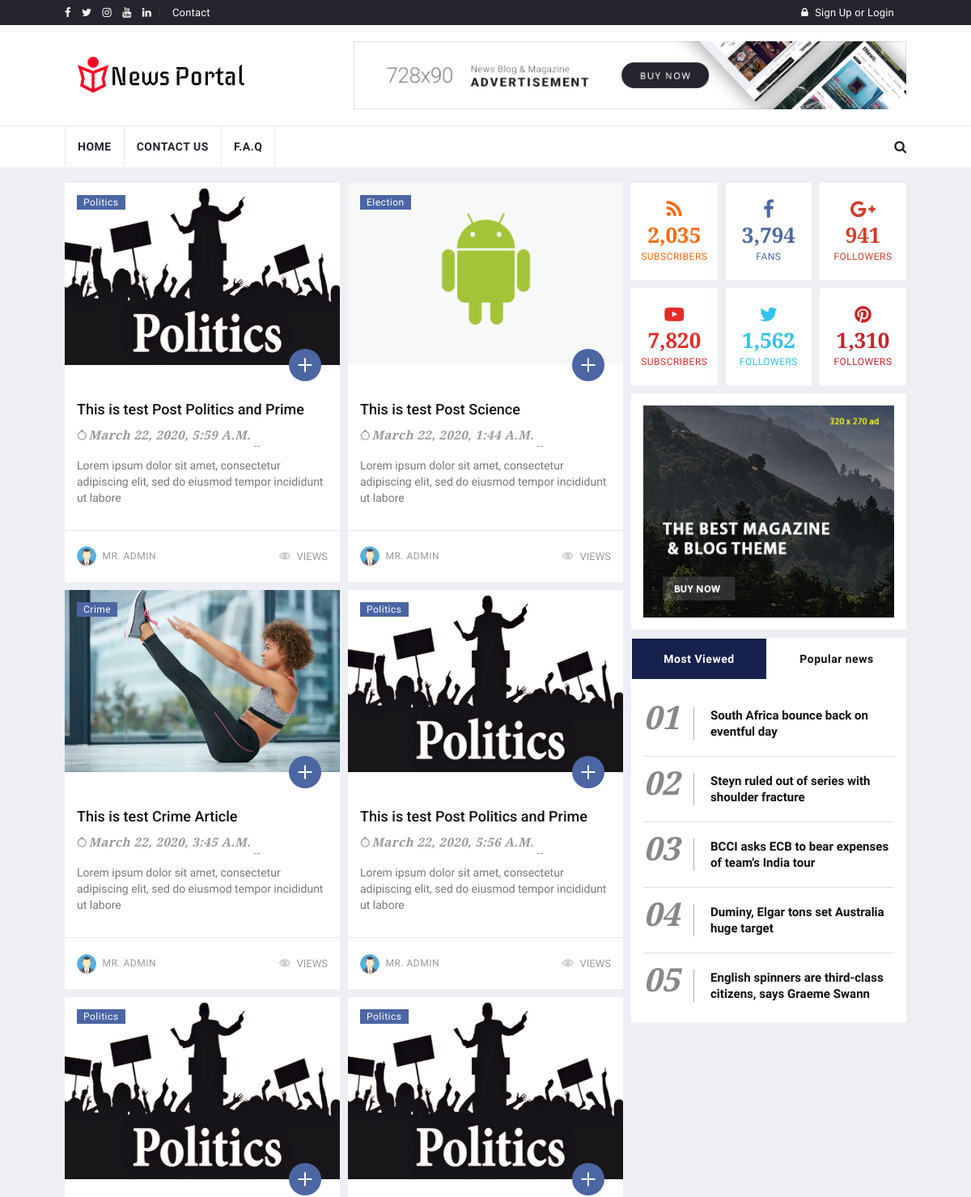
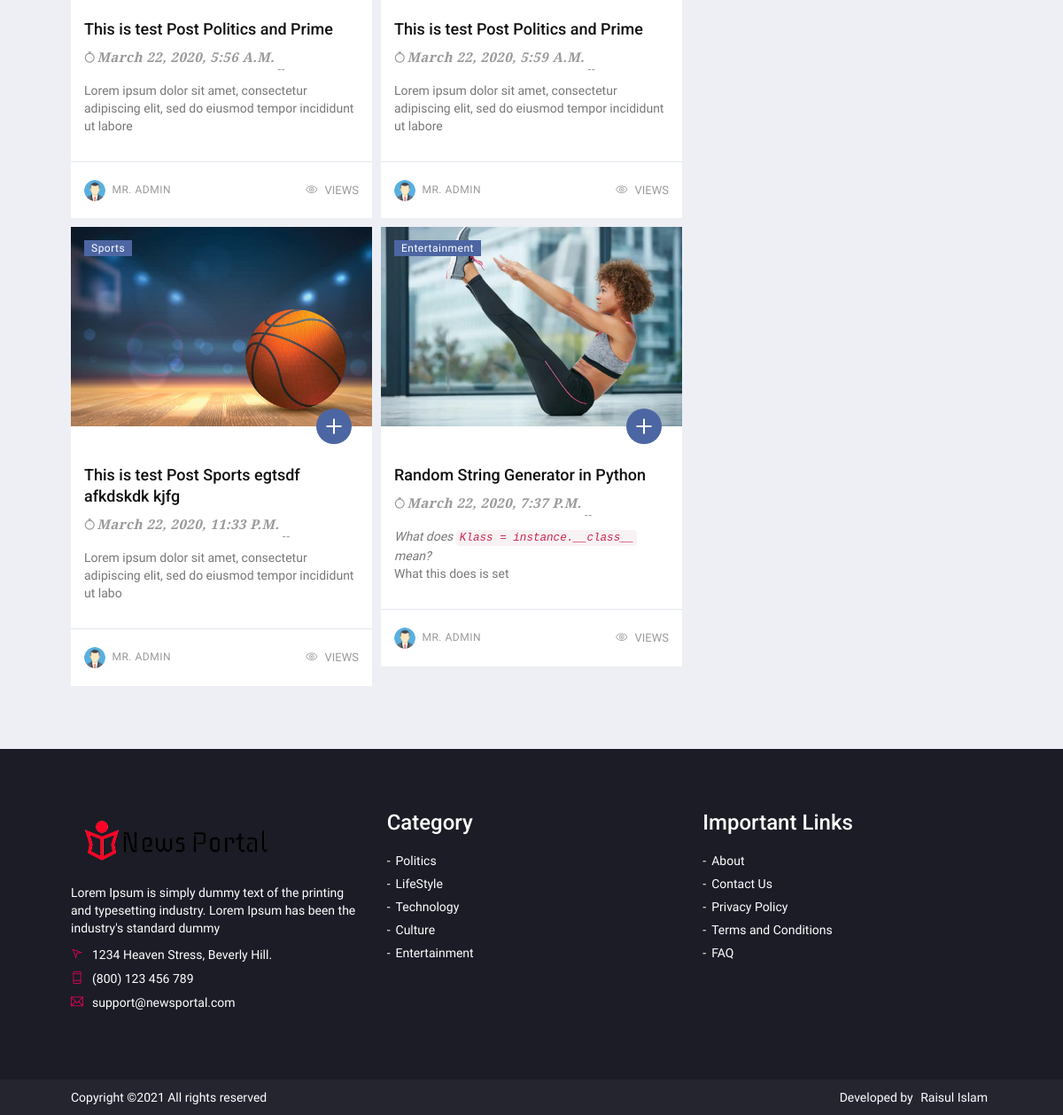
The app's page /tag/International Politics/ with its own data (2 pictures, top to bottom).
### coreapp/models.py (models this page shows, shortened)
class Article(models.Model):
    category = models.ForeignKey(Category, on_delete=models.CASCADE)
    title = models.CharField(max_length=100, null=False, blank=False)
    details = models.TextField(max_length=3000, null=False, blank=False)
    thumbnail = models.ImageField(default='media/article/default.png', upload_to='article/')
    tag = models.ManyToManyField(Tag)
    is_published = models.BooleanField(default=False, null=False)
    author = models.ForeignKey(User, on_delete=models.CASCADE)
    slug = models.SlugField(default='', editable=False, max_length=150)
    video_key = models.CharField(max_length=100, default='', blank=True)
    created_at = models.DateTimeField(auto_now_add=True)
    updated_at = models.DateTimeField(auto_now=True)
    @property
    def summary(self):
        return self.details[:100]

class Category(models.Model):
    title = models.CharField(max_length=50, null=False, blank=False)
    slug = models.SlugField(default='', editable=False, max_length=100)
    is_active = models.BooleanField(null=False, default=True)
    thumbnail = models.ImageField(default='media/category/default.png', upload_to='category/')
    is_menu = models.BooleanField(default=False, null=False)
    created_at = models.DateTimeField(auto_now_add=True)
    updated_at = models.DateTimeField(auto_now=True)

class User(AbstractBaseUser, PermissionsMixin):
    first_name = models.CharField(max_length=30, null=False)
    last_name = models.CharField(max_length=30, null=False)
    email = models.EmailField(unique=True, null=True)
    profile_pic = models.ImageField(default='media/user/default_user_image.png', upload_to='user/')
    is_staff = models.BooleanField(
        _('staff status'),
        default=False,
        help_text=_('Designates whether the user can log into this site.'),
    )
    is_active = models.BooleanField(
        _('active'),
        default=True,
        help_text=_(
            'Designates whether this user should be treated as active. '
            'Unselect this instead of deleting accounts.'
        ),
    )
    is_superuser = models.BooleanField(
        _('active'),
        default=False,
        help_text=_(
            'Designates whether this user should be treated as superuser. '
            'Select this to allow all access'
        ),
    )
    USERNAME_FIELD = 'email'
    objects = MyUserManager()
    def get_full_name(self):
        return '%s %s' % (self.first_name, self.last_name)

### coreapp/views.py (the view)
# urls.py: path('tag/<str:name>/', views.ArticleListByTagView.as_view(), name='ArticleListByTagView'),
class ArticleListByTagView(generic.ListView):
    model = Article
    context_object_name = 'articles'
    paginate_by = 20
    slug_url_kwarg = 'name'
    query_pk_and_slug = True
    template_name = "frontend/article_list.html"
    def get_queryset(self):
        return Article.objects.filter(tag__name__contains=self.kwargs['name'])

### templates/frontend/article_list.html (shortened to what this page needs)
{% extends 'frontend/base.html' %}
{% load static %}
{% load hitcount_tags %}
{% block content %}
    <main class="page_main_wrapper">
        <div class="container">
        </div>
        <div class="container">
            <div class="row row-m">
                <div class="col-sm-8 col-p  main-content">
                    <div class="theiaStickySidebar">
                        <div class="row row-m">
                            {% for article in articles %}
                                <div class="col-sm-6 col-p">
                                    <div class="posts card-post">
                                        <div class="post-grid post-grid-item">
                                            <figure class="posts-thumb">
                                                <span class="post-category">{{ article.category.title }}</span>
                                                <a href="{% url 'ArticleDetailView' article.category.slug article.slug %}"><img
                                                        src="{{ article.thumbnail.url }}" alt="" style="height: 225px;"></a>
                                            </figure>
                                            <div class="posts-inner">
                                                <a href="#" class="posts-link"></a>
                                                <h6 class="posts-title">
                                                    <a href="{% url 'ArticleDetailView' article.category.slug article.slug %}">{{ article.title }}</a>
                                                </h6>
                                                <ul class="authar-info">
                                                    <li>
                                                        <i class="ti-timer"></i>{{ article.updated_at }}</li>
                                                </ul>
                                                <p>
                                                    {{ article.summary|safe }}
                                                </p>
                                            </div>
                                            <div class="posts__footer card__footer">
                                                <div class="post-author">
                                                    <figure class="post-author-avatar hidden-xs">
                                                        <img src="{{ article.author.profile_pic.url }}"
                                                             alt="Post Author Avatar">
                                                    </figure>
                                                    <div class="post-author-info ">
                                                        <h4 class="post-author-name">{{ article.author.get_full_name }}</h4>
                                                    </div>
                                                </div>
                                                <ul class="post-meta">
                                                    <li class="meta-item ">
                                                        <i class="ti-eye"></i>{% get_hit_count for article %} views
                                                    </li>
                                                </ul>
                                            </div>
                                        </div>
                                    </div>
                                </div>
                            {% endfor %}
                        </div>
                    </div>
                </div>
                <div class="col-sm-4 col-p rightSidebar">
                    <div class="theiaStickySidebar">
                        <div class="social-media-inner">
                            <ul class="social-media clearfix">
                                <li>
                                    <a href="#" class="rss">
                                        <i class="fa fa-rss"></i>
                                        <div>2,035</div>
                                        <p>Subscribers</p>
                                    </a>
                                </li>
                                <li>
                                    <a href="#" class="fb">
                                        <i class="fa fa-facebook"></i>
                                        <div>3,794</div>
                                        <p>Fans</p>
                                    </a>
                                </li>
                                <li>
                                    <a href="#" class="g_plus">
                                        <i class="fa fa-google-plus"></i>
                                        <div>941</div>
                                        <p>Followers</p>
                                    </a>
                                </li>
                                <li>
                                    <a href="#" class="you_tube">
                                        <i class="fa fa-youtube-play"></i>
                                        <div>7,820</div>
                                        <p>Subscribers</p>
                                    </a>
                                </li>
                                <li>
                                    <a href="#" class="twitter">
                                        <i class="fa fa-twitter"></i>
                                        <div>1,562</div>
                                        <p>Followers</p>
                                    </a>
                                </li>
                                <li>
                                    <a href="#" class="pint">
                                        <i class="fa fa-pinterest"></i>
                                        <div>1,310</div>
                                        <p>Followers</p>
                                    </a>
                                </li>
                            </ul>
                        </div>
                        <div class="add-inner">
                            <img src="{% static 'assets/images/add320x270-1.jpg' %}" class="img-responsive" alt="">
                        </div>
                        <div class="tabs-wrapper">
                            <ul class="nav nav-tabs" role="tablist">
                                <li role="presentation" class="active"><a href="#home" aria-controls="home" role="tab"
                                                                          data-toggle="tab">Most Viewed</a></li>
                                <li role="presentation"><a href="#profile" aria-controls="profile" role="tab"
                                                           data-toggle="tab">Popular news</a></li>
                            </ul>
                            <div class="tab-content">
                                <div role="tabpanel" class="tab-pane fade in active" id="home">
                                    <div class="most-viewed">
                                        <ul id="most-today" class="content tabs-content">
                                            <li><span class="count">01</span><span class="text"><a href="#">South Africa bounce back on eventful day</a></span>
                                            </li>
                                            <li><span class="count">02</span><span class="text"><a href="#">Steyn ruled out of series with shoulder fracture</a></span>
                                            </li>
                                            <li><span class="count">03</span><span class="text"><a href="#">BCCI asks ECB to bear expenses of team's India tour</a></span>
                                            </li>
                                            <li><span class="count">04</span><span class="text"><a href="#">Duminy, Elgar tons set Australia huge target</a></span>
                                            </li>
                                            <li><span class="count">05</span><span class="text"><a href="#">English spinners are third-class citizens, says Graeme Swann</a></span>
                                            </li>
                                        </ul>
                                    </div>
                                </div>
                            </div>
                        </div>
                    </div>
                </div>
            </div>
        </div>
    </main>
{% endblock %}

### records on screen
Article: category "Politics", thumbnail (picture), title "This is test Post Politics and Prime", updated_at "March 22, 2020, 5:59 A.m.", summary "Lorem ipsum dolor sit amet, consectetur adipiscing elit, sed do eiusmod tempor incididunt ut labore", author.profile_pic (placeholder picture), author.get_full_name "MR. ADMIN"
Article: category "Election", thumbnail (picture), title "This is test Post Science", updated_at "March 22, 2020, 1:44 A.m.", summary "Lorem ipsum dolor sit amet, consectetur adipiscing elit, sed do eiusmod tempor incididunt ut labore", author.profile_pic (placeholder picture), author.get_full_name "MR. ADMIN"
Article: category "Crime", thumbnail (picture), title "This is test Crime Article", updated_at "March 22, 2020, 3:45 A.m.", summary "Lorem ipsum dolor sit amet, consectetur adipiscing elit, sed do eiusmod tempor incididunt ut labore", author.profile_pic (placeholder picture), author.get_full_name "MR. ADMIN"
Article: category "Politics", thumbnail (picture), title "This is test Post Politics and Prime", updated_at "March 22, 2020, 5:56 A.m.", summary "Lorem ipsum dolor sit amet, consectetur adipiscing elit, sed do eiusmod tempor incididunt ut labore", author.profile_pic (placeholder picture), author.get_full_name "MR. ADMIN"
Article: category "Politics", thumbnail (picture), title "This is test Post Politics and Prime", updated_at "March 22, 2020, 5:56 A.m.", summary "Lorem ipsum dolor sit amet, consectetur adipiscing elit, sed do eiusmod tempor incididunt ut labore", author.profile_pic (placeholder picture), author.get_full_name "MR. ADMIN"
Article: category "Politics", thumbnail (picture), title "This is test Post Politics and Prime", updated_at "March 22, 2020, 5:59 A.m.", summary "Lorem ipsum dolor sit amet, consectetur adipiscing elit, sed do eiusmod tempor incididunt ut labore", author.profile_pic (placeholder picture), author.get_full_name "MR. ADMIN"
Article: category "Sports", thumbnail (picture), title "This is test Post Sports egtsdf afkdskdk kjfg", updated_at "March 22, 2020, 11:33 P.m.", summary "Lorem ipsum dolor sit amet, consectetur adipiscing elit, sed do eiusmod tempor incididunt ut labo", author.profile_pic (placeholder picture), author.get_full_name "MR. ADMIN"
Article: category "Entertainment", thumbnail (picture), title "Random String Generator in Python", updated_at "March 22, 2020, 7:37 P.m.", summary "What does Klass = instance.__class__ mean? What this does is set", author.profile_pic (placeholder picture), author.get_full_name "MR. ADMIN"
